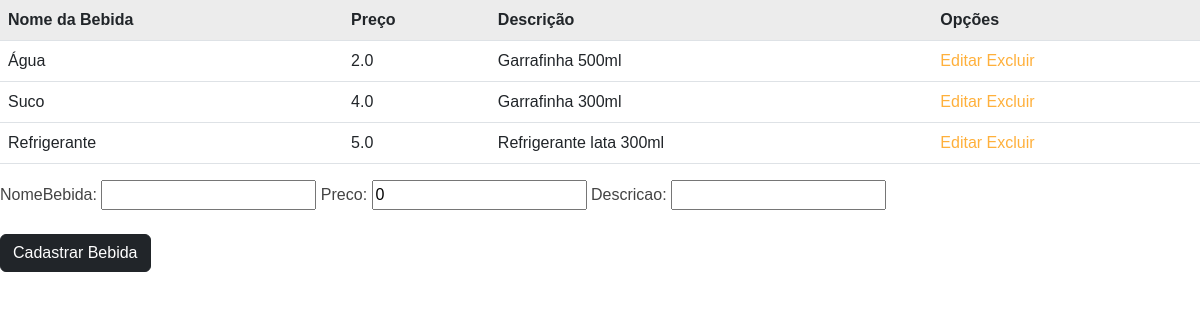
Screenshot of /gerenciarBebidas with the database file from the repository.
### core/models.py (models this page shows, shortened)
class Bebida(models.Model):
  nomeBebida = models.CharField('NomeBebida', max_length=255, blank=True)
  preco = models.FloatField('Preco', default=0, blank=True)
  descricao = models.CharField('Descricao', max_length=255, blank=True)

### core/views.py (the view)
# urls.py: path('gerenciarBebidas', gerenciarBebidas, name="gerenciarBebidas"),
def gerenciarBebidas(request):
  bebidas = Bebida.objects.all()
  formBebida = bebidaForm(request.POST or None)
  if formBebida.is_valid():
    formBebida.save()
    return redirect("index")
  pacote = {'formBebida':formBebida, 'bebidas':bebidas}
  return render(request, 'gerenciarBebidas.html', pacote)

### core/form.py
class bebidaForm(ModelForm):
  class Meta:
    model = Bebida
    fields = ["nomeBebida","preco","descricao"]

### core/templates/gerenciarBebidas.html (shortened to what this page needs)
<!DOCTYPE html>
<html lang="pt-br">
<head>
  {%load static%}
  <link href="{% static 'assets/vendor/animate.css/animate.min.css'%}" rel="stylesheet">
  <link href="{% static 'assets/vendor/bootstrap/css/bootstrap.min.css'%}" rel="stylesheet">
  <link href="{% static 'assets/vendor/bootstrap-icons/bootstrap-icons.css'%}" rel="stylesheet">
  <link href="{% static 'assets/vendor/boxicons/css/boxicons.min.css'%}" rel="stylesheet">
  <link href="{% static 'assets/vendor/glightbox/css/glightbox.min.css'%}" rel="stylesheet">
  <link href="{% static 'assets/vendor/swiper/swiper-bundle.min.css'%}" rel="stylesheet">
  <link href="{% static 'assets/css/style.css'%}" rel="stylesheet">
</head>
<body>
  <table class="table table-hover">
    <tr>
      <th> Nome da Bebida </th>
      <th> Preço </th>
      <th> Descrição </th>
      <th> Opções </th>
    </tr>
    {%for bebida in bebidas%}
    <tr>
      <td>{{bebida.nomeBebida}} </td>
      <td>{{bebida.preco}} </td>
      <td>{{bebida.descricao}} </td>
      <td> <a href="{%url 'editarBebida' bebida.id%}">Editar</a> <a href="{%url 'deletarBebida' bebida.id%}">Excluir</a> </td>
    </tr>
    {%endfor%}
  </table>
  <form method="POST" class="form-inline">
    {{formBebida}}
    <br>
    <br>
    <button type="submit" class="btn btn-dark">Cadastrar Bebida</button>
  </form>
</body>
</html>

### pastelaria/static/css/style.css (style rules this page uses)
body { font-family: "Poppins", sans-serif; color: #444444; }
a { text-decoration: none; color: #ffb03b; }

### rows the page displays
Bebida: nomeBebida "Água", preco "2.0", descricao "Garrafinha 500ml"
Bebida: nomeBebida "Suco", preco "4.0", descricao "Garrafinha 300ml"
Bebida: nomeBebida "Refrigerante", preco "5.0", descricao "Refrigerante lata 300ml"
